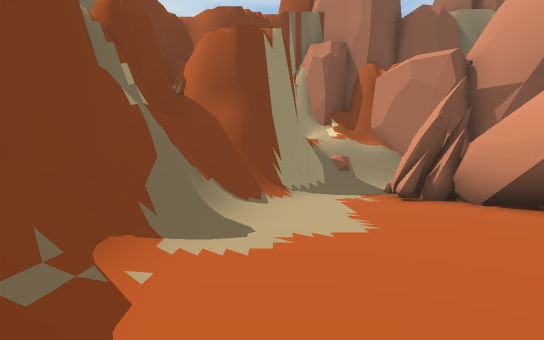
[1] (above)

24 first-person views from a walk through a scene from a Unity 3-D project. The camera is 1.5 m above the floor, tilts 2° down and sees 80° across. The floor is counted in squares, 2 m on a side. Each view is taken from the middle of a square. On the plan, view 1 faces up. The plan holds only what a view shows up to about 11 squares ahead; the rest is blank. The place goes on beyond the plan. The player character is not drawn. Some surface patterns are stand-ins.

[2]
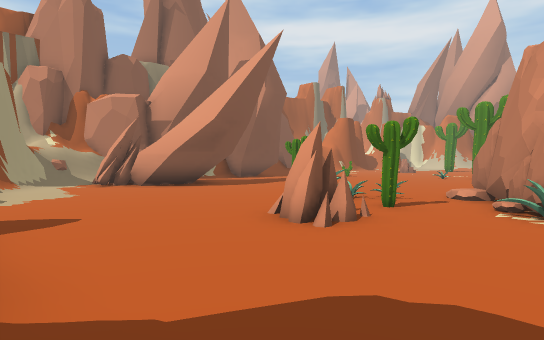

[3]
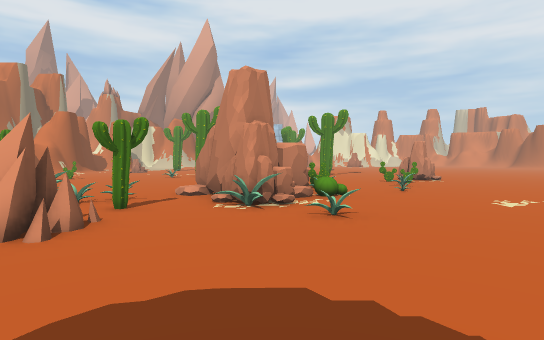

[4]
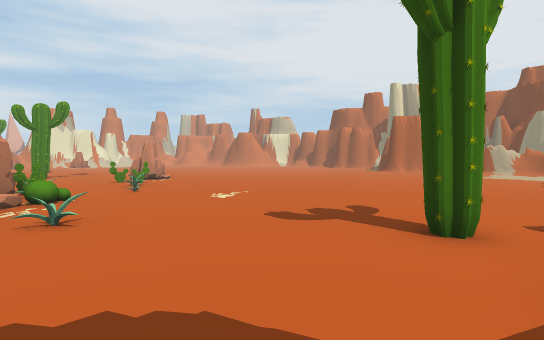

[5]
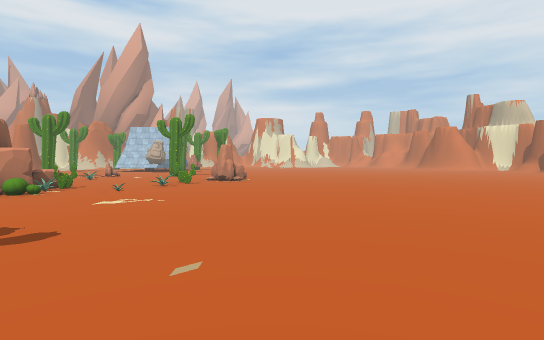

[6]
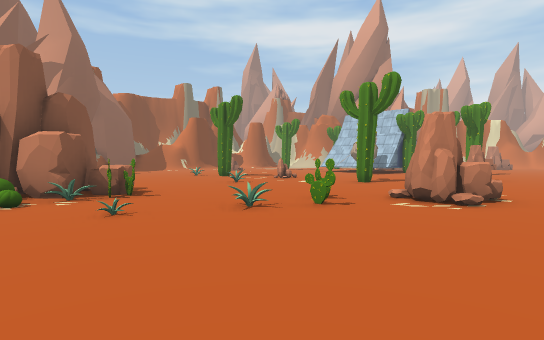

[7]
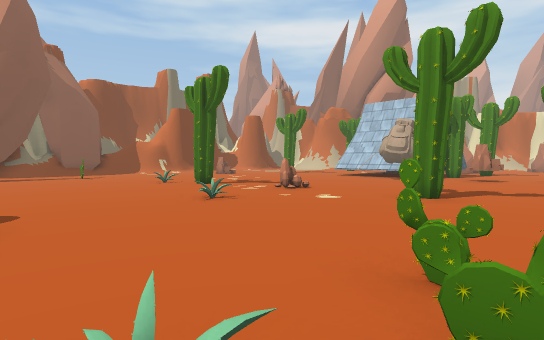

[8]
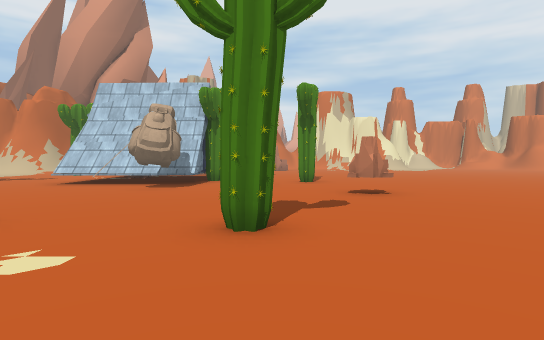

[9]
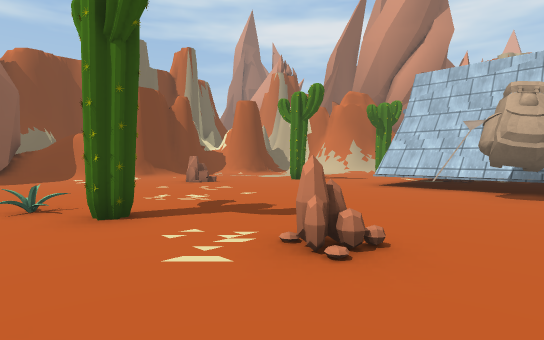

[10]
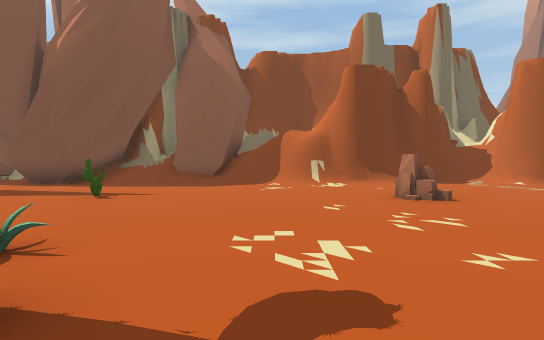

[11]
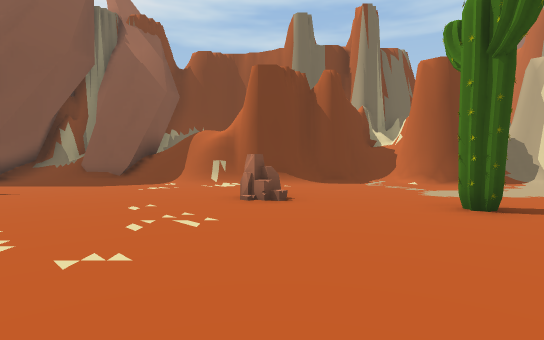

[12]
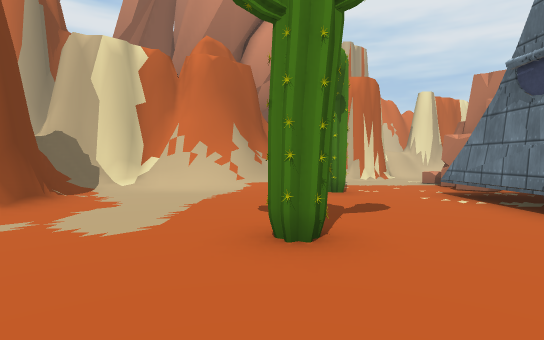

[13]
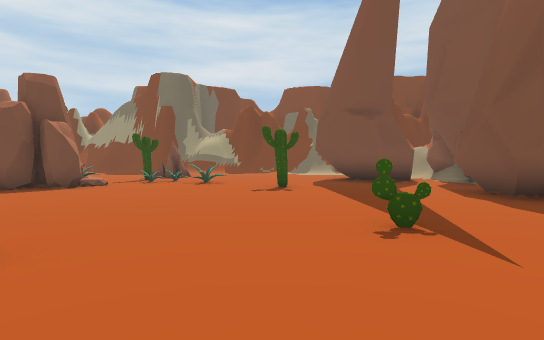

[14]
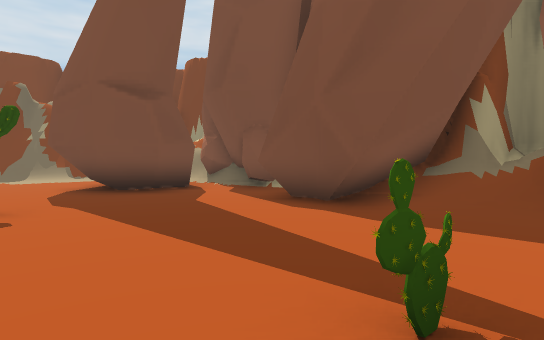

[15]
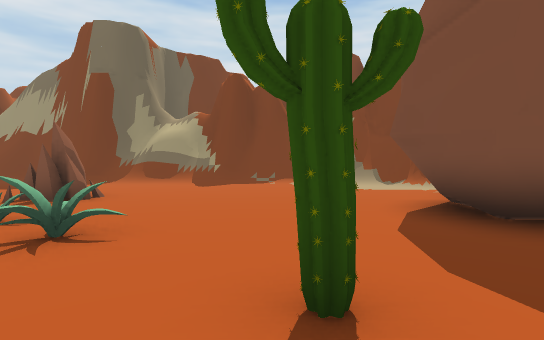

[16]
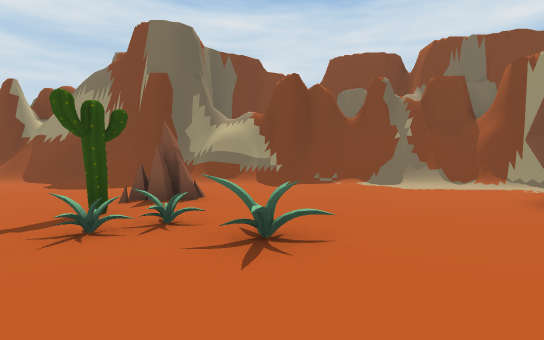

[17]
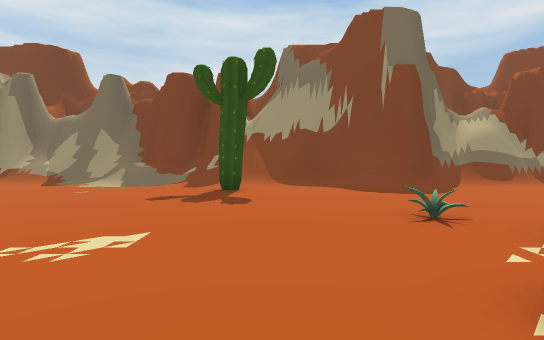

[18]
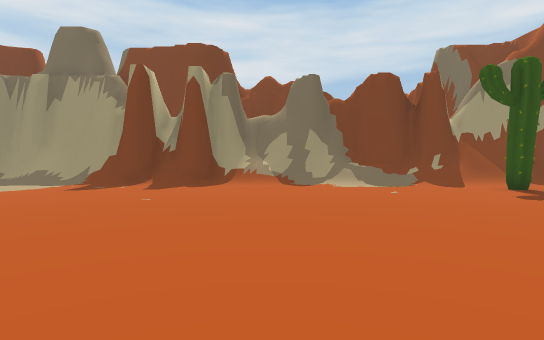

[19]
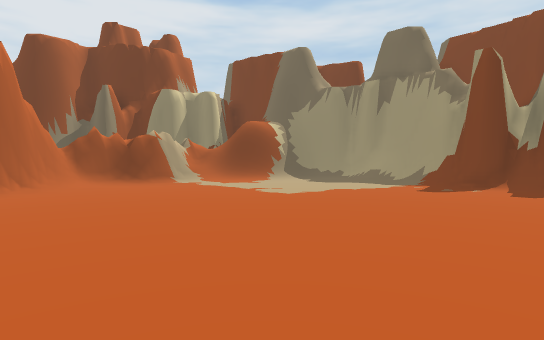

[20]
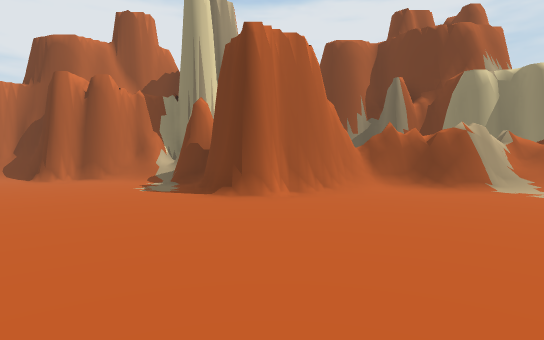

[21]
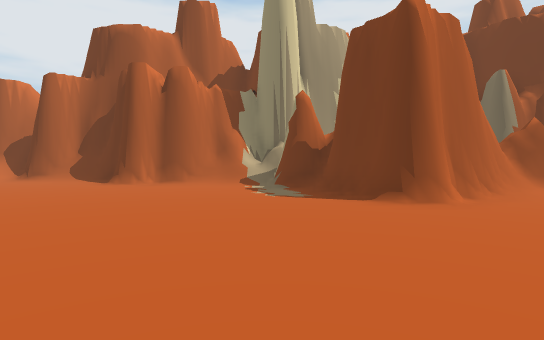

[22]
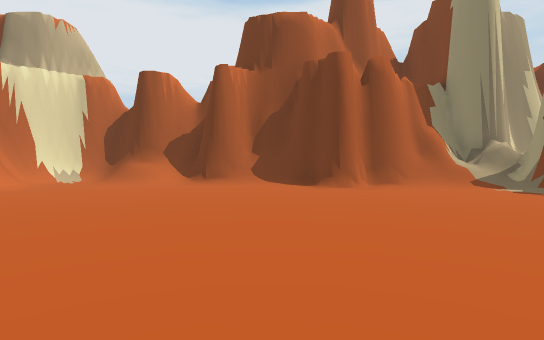

[23]
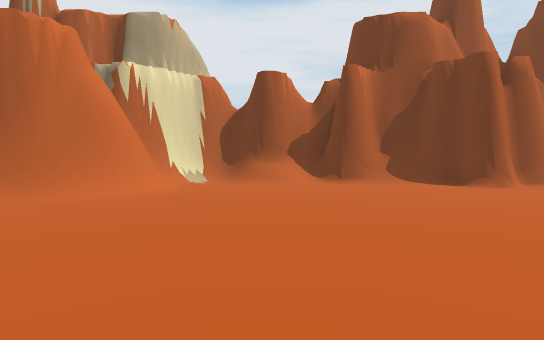

[24]
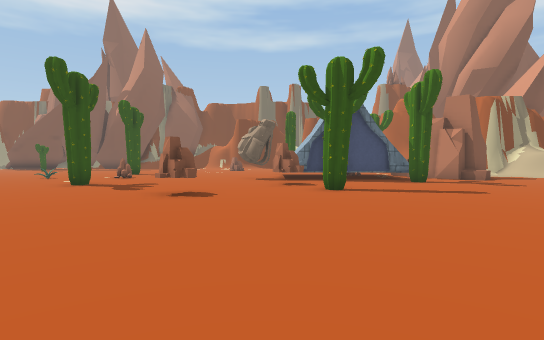

### Floor plan
Key: @ floor where view 1 was taken; # wall or solid block; x gap in a wall; . floor; / step, stairs or slope; R rock; C cactus; O other object.
Columns run from 3 left of view 1 to 27 right of it. Each row starts with its distance up from view 1.
  9       #       ###
  8     #######  ##/#####  ####
  7    ##.R##...##....//#####/#####
  6   ##..R###................/##/#
  5  ##....###....................#
  4  ##....##.....................#
  3  #/............C......R.......#
  2  #/.......C..............C.....
  1  #/..........................#
  0  #/@.....O.....................
 -1  #/.....O........O.............
 -2  #/...R.CO.......C.......#####.
 -3  #/.......RR.............# O  R
 -4  #/......RRR......R......#    R
 -5 ##/.....RRRR....O......OO#    R
 -6 #/.....O..CRC............. ..x.
 -7 #/.........C............RRC..C.
 -8 #//................C.....R.....
 -9 #/.#........O.C...........C....
-10 #/...........C........R........
-11 #/.............RR.............
-12 #/...........................
-13 #/.............     .........
-14 #/............       .......
-15 #/...........         .....
-16 ##...........          ....
-17  #...........           .
-18  #...........
-19  #...........
-20  #........... .
-21 ##..............    .   .
-22 #/...............  ... ...
-23 #/.........................
-24 #/ .........................
-25     .........................
-26     //....###................/
-27     #########/..............##
-28             ##/............##
-29              ##/...........##
-30              #######//../../#
-31                    ####////##
-32                       ######

Positions as (right, up) in squares from view 1, and headings:
1: (0, 0), facing up
2: (-1, -5), facing up-right
3: (-1, -5), facing right
4: (-1, -5), facing down-right
5: (-2, -13), facing right
6: (6, -13), facing up-right
7: (9, -10), facing up-right
8: (12, -8), facing right
9: (13, -6), facing up-right
10: (16, -3), facing up
11: (19, -3), facing up
12: (19, 2), facing right
13: (16, 2), facing left
14: (13, 2), facing up-left
15: (9, 2), facing left
16: (9, 0), facing left
17: (8, -8), facing left
18: (8, -15), facing left
19: (8, -17), facing down-left
20: (8, -19), facing down
21: (11, -20), facing down
22: (17, -21), facing down
23: (21, -21), facing down
24: (21, -17), facing up
